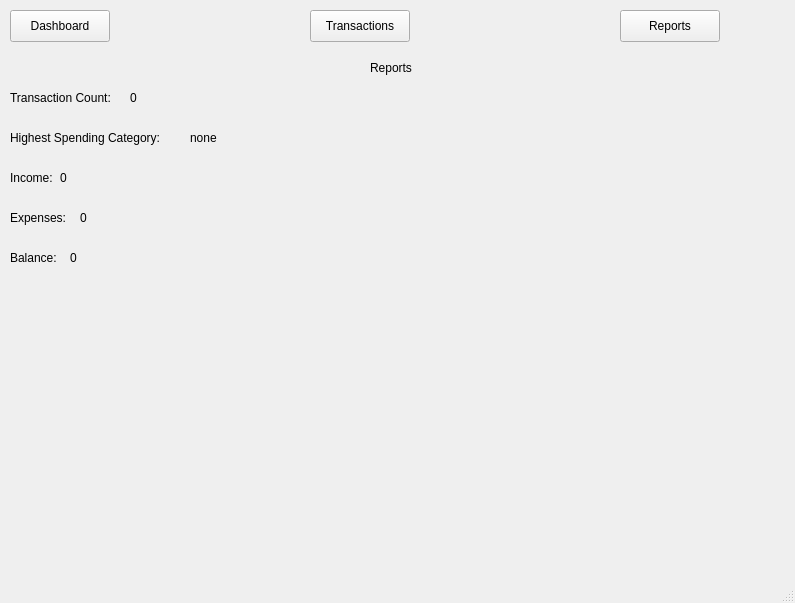
<?xml version="1.0" encoding="UTF-8"?>
<ui version="4.0">
 <class>MainWindow</class>
 <widget class="QMainWindow" name="MainWindow">
  <property name="geometry">
   <rect>
    <x>0</x>
    <y>0</y>
    <width>795</width>
    <height>603</height>
   </rect>
  </property>
  <property name="windowTitle">
   <string>MainWindow</string>
  </property>
  <widget class="QWidget" name="centralwidget">
   <widget class="QPushButton" name="dashboardButton">
    <property name="geometry">
     <rect>
      <x>10</x>
      <y>10</y>
      <width>100</width>
      <height>32</height>
     </rect>
    </property>
    <property name="text">
     <string>Dashboard</string>
    </property>
   </widget>
   <widget class="QPushButton" name="transactionsButton">
    <property name="geometry">
     <rect>
      <x>310</x>
      <y>10</y>
      <width>100</width>
      <height>32</height>
     </rect>
    </property>
    <property name="text">
     <string>Transactions</string>
    </property>
   </widget>
   <widget class="QPushButton" name="reportsButton">
    <property name="geometry">
     <rect>
      <x>620</x>
      <y>10</y>
      <width>100</width>
      <height>32</height>
     </rect>
    </property>
    <property name="text">
     <string>Reports</string>
    </property>
   </widget>
   <widget class="QStackedWidget" name="stackedWidget">
    <property name="geometry">
     <rect>
      <x>0</x>
      <y>50</y>
      <width>781</width>
      <height>431</height>
     </rect>
    </property>
    <property name="currentIndex">
     <number>1</number>
    </property>
    <widget class="QWidget" name="dashboardPage">
     <widget class="QLabel" name="label">
      <property name="geometry">
       <rect>
        <x>360</x>
        <y>10</y>
        <width>81</width>
        <height>16</height>
       </rect>
      </property>
      <property name="text">
       <string>Dashboard</string>
      </property>
     </widget>
     <widget class="QLabel" name="label_2">
      <property name="geometry">
       <rect>
        <x>10</x>
        <y>60</y>
        <width>58</width>
        <height>16</height>
       </rect>
      </property>
      <property name="text">
       <string>Balance:</string>
      </property>
     </widget>
     <widget class="QLabel" name="label_3">
      <property name="geometry">
       <rect>
        <x>10</x>
        <y>100</y>
        <width>81</width>
        <height>16</height>
       </rect>
      </property>
      <property name="text">
       <string>Total income:</string>
      </property>
     </widget>
     <widget class="QLabel" name="label_4">
      <property name="geometry">
       <rect>
        <x>10</x>
        <y>140</y>
        <width>101</width>
        <height>16</height>
       </rect>
      </property>
      <property name="text">
       <string>Total expenses:</string>
      </property>
     </widget>
     <widget class="QLabel" name="dashboardBalanceLabel">
      <property name="geometry">
       <rect>
        <x>70</x>
        <y>60</y>
        <width>58</width>
        <height>16</height>
       </rect>
      </property>
      <property name="text">
       <string>0</string>
      </property>
     </widget>
     <widget class="QLabel" name="dashboardIncomeLabel">
      <property name="geometry">
       <rect>
        <x>100</x>
        <y>100</y>
        <width>58</width>
        <height>16</height>
       </rect>
      </property>
      <property name="text">
       <string>0</string>
      </property>
     </widget>
     <widget class="QLabel" name="dashboardExpensesLabel">
      <property name="geometry">
       <rect>
        <x>110</x>
        <y>140</y>
        <width>58</width>
        <height>16</height>
       </rect>
      </property>
      <property name="text">
       <string>0</string>
      </property>
     </widget>
    </widget>
    <widget class="QWidget" name="reportsPage">
     <widget class="QLabel" name="label_6">
      <property name="geometry">
       <rect>
        <x>370</x>
        <y>10</y>
        <width>58</width>
        <height>16</height>
       </rect>
      </property>
      <property name="text">
       <string>Reports</string>
      </property>
     </widget>
     <widget class="QLabel" name="label_5">
      <property name="geometry">
       <rect>
        <x>10</x>
        <y>40</y>
        <width>121</width>
        <height>16</height>
       </rect>
      </property>
      <property name="text">
       <string>Transaction Count:</string>
      </property>
     </widget>
     <widget class="QLabel" name="label_7">
      <property name="geometry">
       <rect>
        <x>10</x>
        <y>80</y>
        <width>181</width>
        <height>16</height>
       </rect>
      </property>
      <property name="text">
       <string>Highest Spending Category:</string>
      </property>
     </widget>
     <widget class="QLabel" name="label_8">
      <property name="geometry">
       <rect>
        <x>10</x>
        <y>120</y>
        <width>58</width>
        <height>16</height>
       </rect>
      </property>
      <property name="text">
       <string>Income:</string>
      </property>
     </widget>
     <widget class="QLabel" name="label_9">
      <property name="geometry">
       <rect>
        <x>10</x>
        <y>160</y>
        <width>71</width>
        <height>16</height>
       </rect>
      </property>
      <property name="text">
       <string>Expenses:</string>
      </property>
     </widget>
     <widget class="QLabel" name="label_10">
      <property name="geometry">
       <rect>
        <x>10</x>
        <y>200</y>
        <width>58</width>
        <height>16</height>
       </rect>
      </property>
      <property name="text">
       <string>Balance:</string>
      </property>
     </widget>
     <widget class="QLabel" name="reportsCountLabel">
      <property name="geometry">
       <rect>
        <x>130</x>
        <y>40</y>
        <width>58</width>
        <height>16</height>
       </rect>
      </property>
      <property name="text">
       <string>0</string>
      </property>
     </widget>
     <widget class="QLabel" name="reportsCategoryLabel">
      <property name="geometry">
       <rect>
        <x>190</x>
        <y>80</y>
        <width>58</width>
        <height>16</height>
       </rect>
      </property>
      <property name="text">
       <string>none</string>
      </property>
     </widget>
     <widget class="QLabel" name="reportsIncomeLabel">
      <property name="geometry">
       <rect>
        <x>60</x>
        <y>120</y>
        <width>58</width>
        <height>16</height>
       </rect>
      </property>
      <property name="text">
       <string>0</string>
      </property>
     </widget>
     <widget class="QLabel" name="reportsExpensesLabel">
      <property name="geometry">
       <rect>
        <x>80</x>
        <y>160</y>
        <width>58</width>
        <height>16</height>
       </rect>
      </property>
      <property name="text">
       <string>0</string>
      </property>
     </widget>
     <widget class="QLabel" name="reportsBalanceLabel">
      <property name="geometry">
       <rect>
        <x>70</x>
        <y>200</y>
        <width>58</width>
        <height>16</height>
       </rect>
      </property>
      <property name="text">
       <string>0</string>
      </property>
     </widget>
    </widget>
    <widget class="QWidget" name="transactionsPage">
     <widget class="QScrollArea" name="transactionsScrollArea">
      <property name="geometry">
       <rect>
        <x>0</x>
        <y>-10</y>
        <width>871</width>
        <height>461</height>
       </rect>
      </property>
      <property name="widgetResizable">
       <bool>true</bool>
      </property>
      <widget class="QWidget" name="scrollAreaWidgetContents">
       <property name="geometry">
        <rect>
         <x>0</x>
         <y>0</y>
         <width>869</width>
         <height>459</height>
        </rect>
       </property>
      </widget>
     </widget>
    </widget>
   </widget>
  </widget>
  <widget class="QMenuBar" name="menubar">
   <property name="geometry">
    <rect>
     <x>0</x>
     <y>0</y>
     <width>795</width>
     <height>30</height>
    </rect>
   </property>
  </widget>
  <widget class="QStatusBar" name="statusbar"/>
 </widget>
 <resources/>
 <connections/>
</ui>
